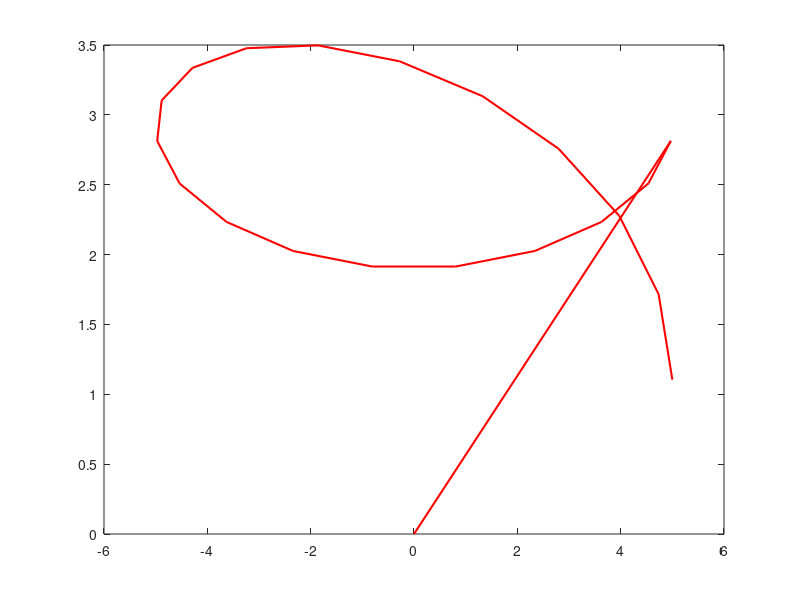

Write the MATLAB code that produced this figure.
% Parametric Equations Solver
x=@(t) 5*sin(3*t);
y=@(t) 4*cos(t)-1.3*cos(2*t)-0.6*cos(3*t)-0.2*cos(4*t);

x1=zeros(1, 30);
y1=zeros(1, 30);

t=linspace(-1.57,1.57,30);

for i=1:20
    x1(i)=x(t(i));
    y1(i)=y(t(i));
end


plot(x1,y1,'r','linewidth',1.5);